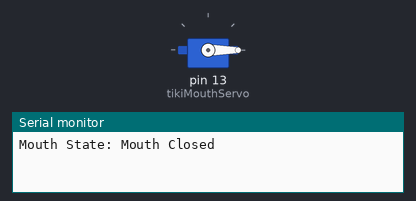
Recording of a sketch running on a simulated Arduino Uno, built with avr-gcc and run on an emulated ATmega328P. On the bench: servo, the last lines printed to the serial monitor. At 8.3 s the program stops and its outputs stay as they are.

Above: at 0.05 s.
At 2.05 s:
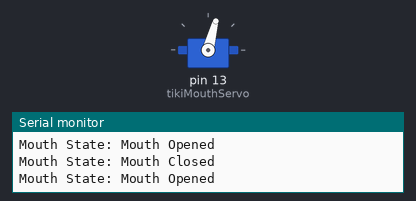
Timing chart, 0 to 4.8 s (numbered marks = the images above):
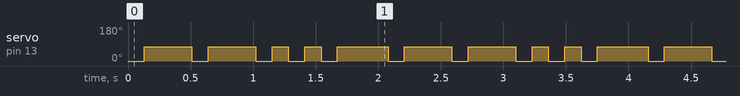

Measured:
- by itself, servo on pin 13 (tikiMouthServo): repeats every 2.1 s: 0° 0.13 s, 75° 0.38 s, 2 × (0° 0.13 s, 75° 0.13 s), 0° 0.13 s, 75° 0.41 s, 0° 0.13 s, 75° 0.38 s

The sketch:

tiki.ino
```cpp
#include <Servo.h>

Servo tikiMouthServo;
enum mouthState {
  Opened = 75,
  Closed = 0
};
mouthState currentMouthState = Closed;
int warChants = 4;

void setup() {
  tikiMouthServo.attach(13);

  Serial.begin(9600);
}

void loop() {
  for(int i = 0; i < warChants; i++) {
    warChant();
    delay(275);
  }
  exit(0);
}

void warChant() {
  chant(2, 130); // ooh
  delay(250);
  chant(2, 130); // ahh
  delay(250);
  chant(6, 130); // aye ooh ooh ha
}

void chant(int itterations, int delayMs) {
  for (int i = 0; i < itterations; i++) {
    logMouthState(currentMouthState);
    tikiMouthServo.write(currentMouthState);
    currentMouthState = toggleMouth();
    delay(delayMs);
  }
}

mouthState toggleMouth() {
  return currentMouthState == Closed ? Opened : Closed;
}

static void logMouthState(mouthState state) {
  Serial.print("Mouth State: ");
  Serial.print(state == Closed ? "Mouth Closed" : "Mouth Opened");
  Serial.print("\n");
}
```
